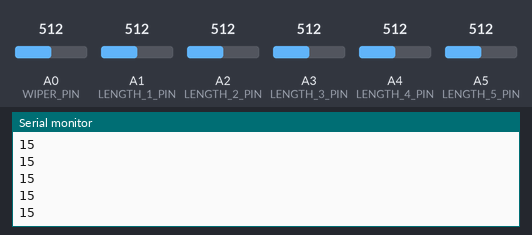
Recording of a sketch running on a simulated Arduino Uno, built with avr-gcc and run on an emulated ATmega328P. On the bench: the last lines printed to the serial monitor. Inputs (shaded band) come from the test bench; at power-on: A0 (WIPER_PIN) = 512, A2 (LENGTH_2_PIN) = 512, A3 (LENGTH_3_PIN) = 512, A1 (LENGTH_1_PIN) = 512, A4 (LENGTH_4_PIN) = 512, A5 (LENGTH_5_PIN) = 512.

Above: at 1.2 s.
1.3 s: A0 (WIPER_PIN) set to 716
At 1.43 s:
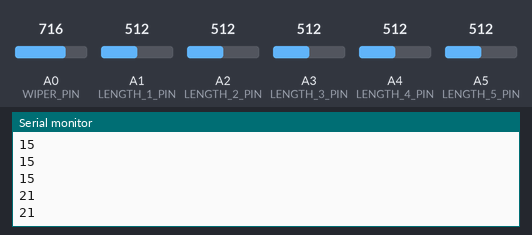
2.8 s: A2 (LENGTH_2_PIN) set to 716
At 2.85 s:
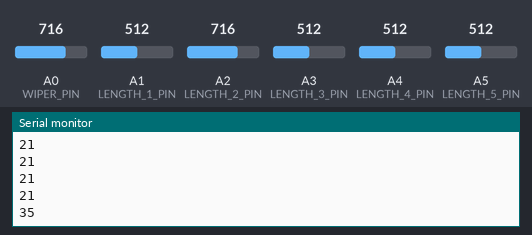
4.3 s: A0 (WIPER_PIN) set to 992
At 4.37 s:
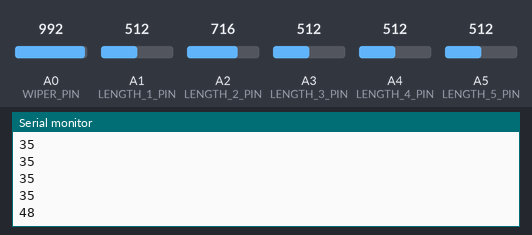
5.8 s: A3 (LENGTH_3_PIN) set to 992
At 5.89 s:
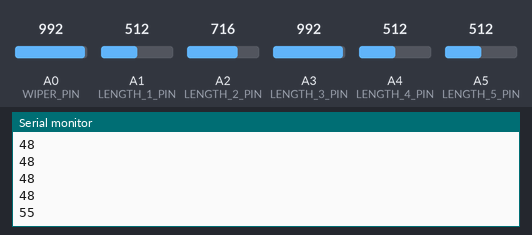
Timing chart, 0 to 8.3 s (numbered marks = the images above; inputs shaded):
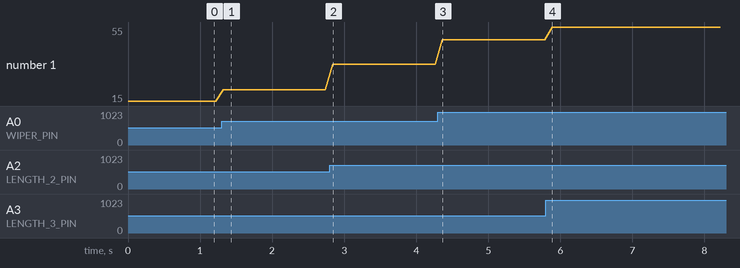

Measured:
- after the input at 1.3 s, the serial monitor: prints a new line at once (image 1)
- after the input at 2.8 s, the serial monitor: prints a new line at once (image 2)
- after the input at 4.3 s, the serial monitor: prints a new line after 0.06 s (image 3)
- after the input at 5.8 s, the serial monitor: prints a new line after 0.09 s (image 4)
- plotted number 1: 15 → 21 after the input at 1.3 s, 21 → 35 after the input at 2.8 s, 35 → 48 after the input at 4.3 s, 48 → 55 after the input at 5.8 s

The sketch:

sweet_mte201_potentiometer.ino
```cpp
/*
 * MTE_201_Potentiometer
 * Arduino code for linear potentiometer
 * Author: Connor Sweet
 */
const float LENGTH_TOTAL = 0.102; //Total length of potentiometer in metres
const float LENGTH_OUTLIER = 0.005;
const float VOLTAGE_TOTAL = 5; //Total voltage drop across potentionmeter in volts

const int WIPER_PIN = 14; //A0 pin for wiper

//Actual lengths for each length measure pin
const float LENGTH_1_ACTUAL = 0.02-LENGTH_OUTLIER, LENGTH_2_ACTUAL = 0.04-LENGTH_OUTLIER, LENGTH_3_ACTUAL = 0.06-LENGTH_OUTLIER, LENGTH_4_ACTUAL = 0.08-LENGTH_OUTLIER, LENGTH_5_ACTUAL = 0.1-LENGTH_OUTLIER;
//A1-A5 pins for set lengths on resistant strip, for calibration
const int LENGTH_1_PIN = 15, LENGTH_2_PIN = 16, LENGTH_3_PIN = 17, LENGTH_4_PIN = 18, LENGTH_5_PIN = 19;

void setup() {
  pinMode(WIPER_PIN, INPUT);
  pinMode(LENGTH_1_PIN, INPUT);
  pinMode(LENGTH_2_PIN, INPUT);
  pinMode(LENGTH_3_PIN, INPUT);
  pinMode(LENGTH_4_PIN, INPUT);
  pinMode(LENGTH_5_PIN, INPUT);
  Serial.begin(9600);
  analogReference(DEFAULT);
}

void loop() {
  float wiperLength = getDistance(WIPER_PIN);
  float coeff = getCoefficient(wiperLength);
  wiperLength *= coeff;
  Serial.println((String)(round(wiperLength+LENGTH_OUTLIER)));
  delay(100);
}

//Returns length in mm based on analog reading. Param: analog read port
float getDistance(int port){
  return ((float(analogRead(port)) / 1023 * 5) * LENGTH_TOTAL / VOLTAGE_TOTAL)*1000;
}

//Determines coefficient to calibrate measurements
float getCoefficient(float wiperLength){
  //Obtain measured lengths for each known point in mm
  float length1 = getDistance(LENGTH_1_PIN);
  float length2 = getDistance(LENGTH_2_PIN);
  float length3 = getDistance(LENGTH_3_PIN);
  float length4 = getDistance(LENGTH_4_PIN);
  float length5 = getDistance(LENGTH_5_PIN);

  //Obtain differences between the wiper length and the obtained lengths in mm
  float diff1 = abs(wiperLength - length1);
  float diff2 = abs(wiperLength - length2);
  float diff3 = abs(wiperLength - length3);
  float diff4 = abs(wiperLength - length4);
  float diff5 = abs(wiperLength - length5);

  //Determine the most likely interval the wiper rests in
  float mostLikelyInterval = min(min(min(diff1,diff2),min(diff3,diff4)),diff5);

  //Return coefficient based on most likely interval
  if(mostLikelyInterval == diff1)
      return LENGTH_1_ACTUAL*1000 / length1;
  else if (mostLikelyInterval == diff2)
      return LENGTH_2_ACTUAL*1000 / length2;
  else if (mostLikelyInterval == diff3)
      return LENGTH_3_ACTUAL*1000 / length3;
  else if (mostLikelyInterval == diff4)
      return LENGTH_4_ACTUAL*1000 / length4;
  else
      return LENGTH_5_ACTUAL*1000 / length5;
}
```
